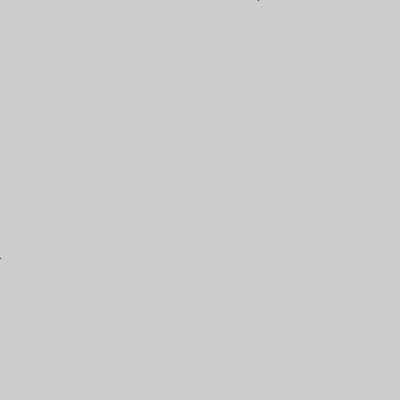
Frame 1 (no input)
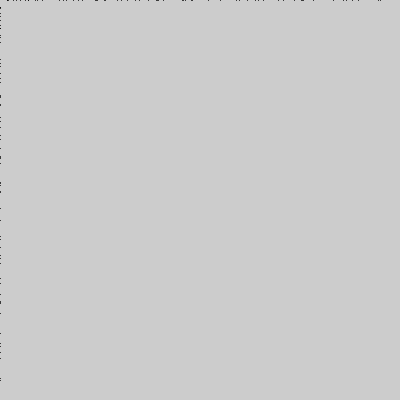
Frame 60 (the mouse pressed at the canvas centre just before this capture)
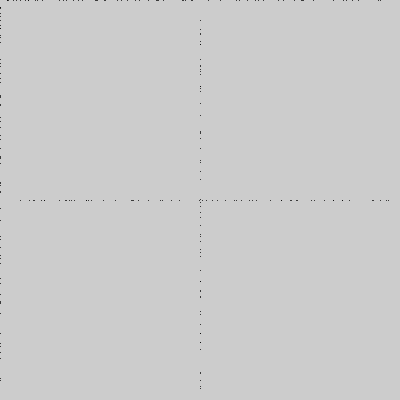
Frame 120 (the mouse held since frame 60 and released just before this capture)

The Processing sketch that drew these frames (run headless with seeded random() and noise(); from frame 60 on, the mouse is pressed at the canvas centre):

// Processing sketch: processing_13259
// ── processing_13259.pde

void setup()
{
  size(400,400);
}

void draw()
{
 
  {
    float i = random(1, 400);
    line(i, mouseX, i, mouseY);
    line(mouseX, i, mouseY, i);
  }
}
